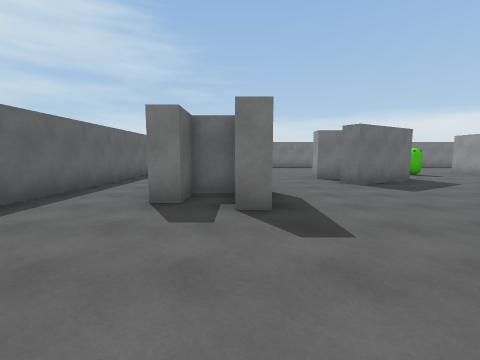
[1] (above)

21 first-person views from a walk through a Unity game level. The camera is 1.5 m above the floor, tilts 6° down and sees 90° across. The floor is counted in squares, 2 m on a side. Each view is taken from the middle of a square. On the plan, view 1 faces up. The plan holds only what a view shows up to about 9 squares ahead; the rest is blank. The place goes on beyond the plan.

[2]
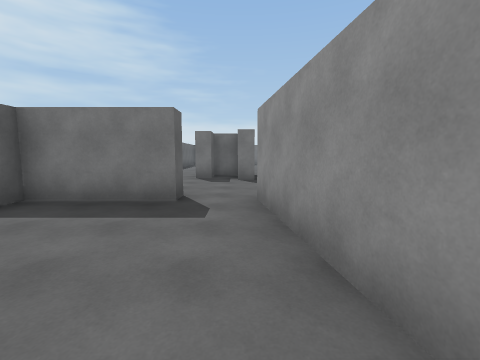

[3]
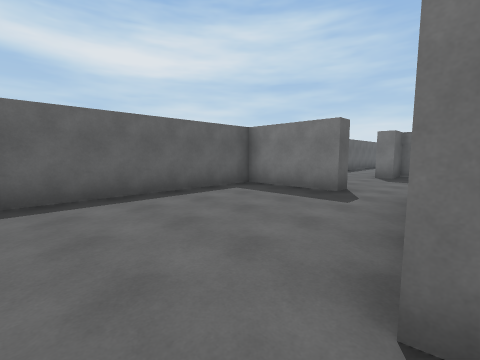

[4]
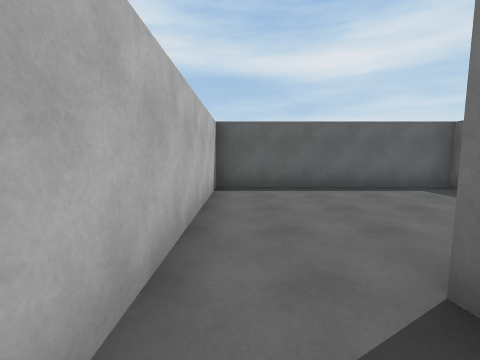

[5]
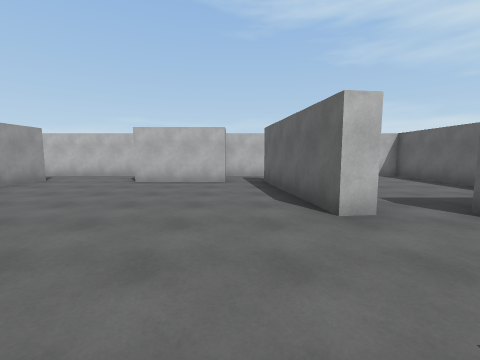

[6]
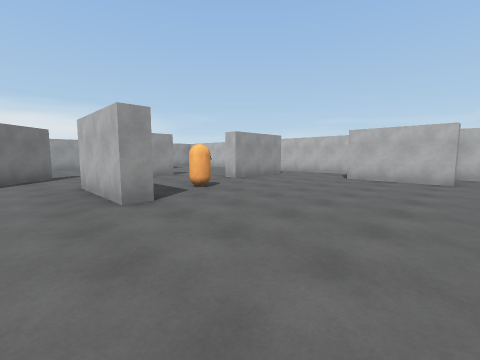

[7]
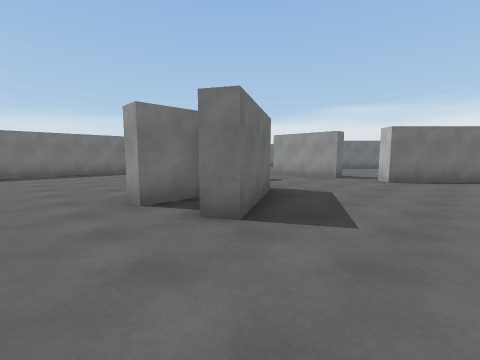

[8]
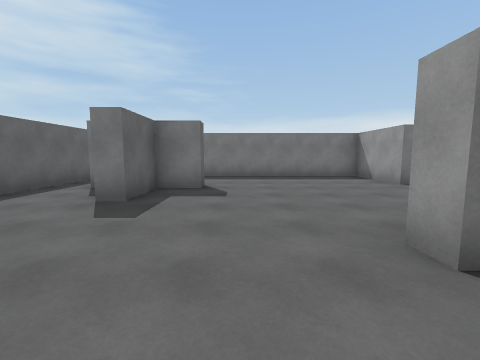

[9]
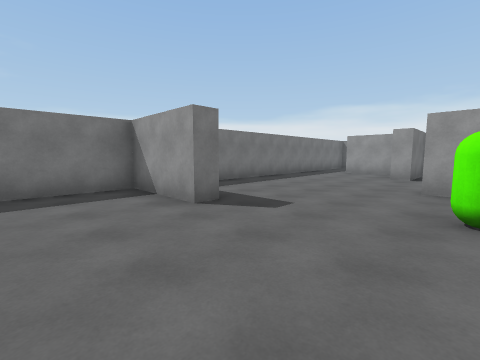

[10]
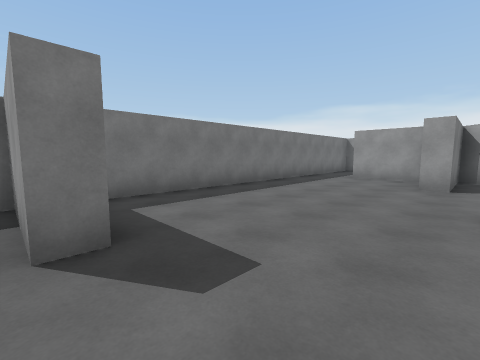

[11]
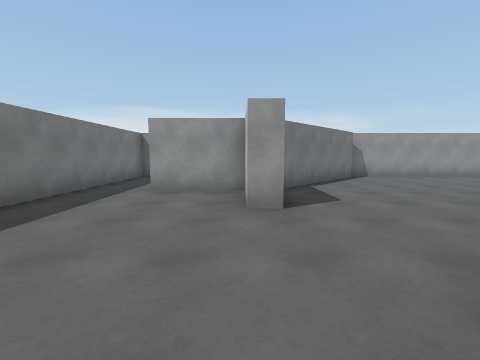

[12]
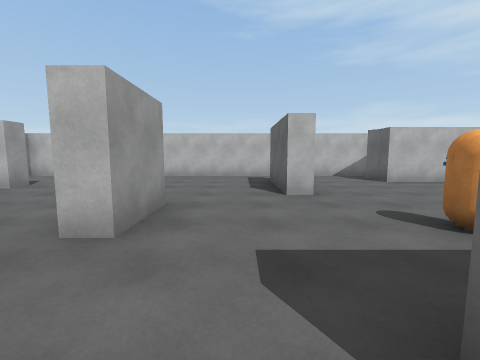

[13]
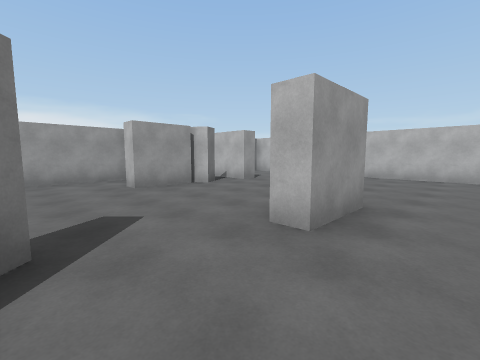

[14]
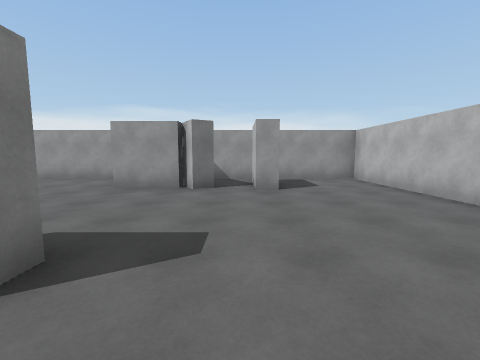

[15]
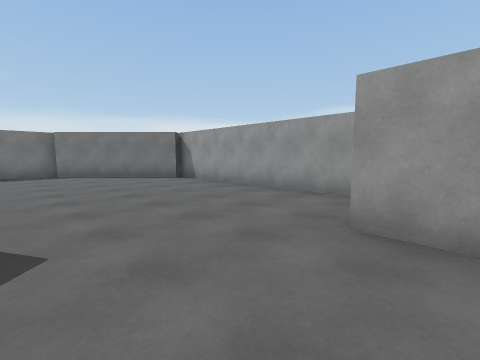

[16]
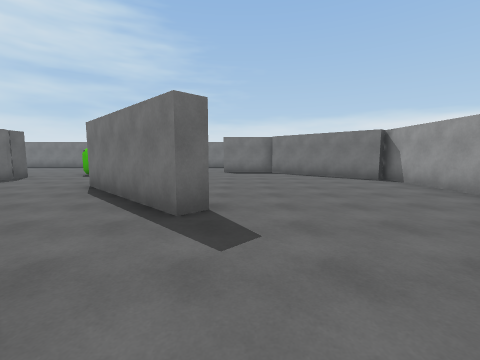

[17]
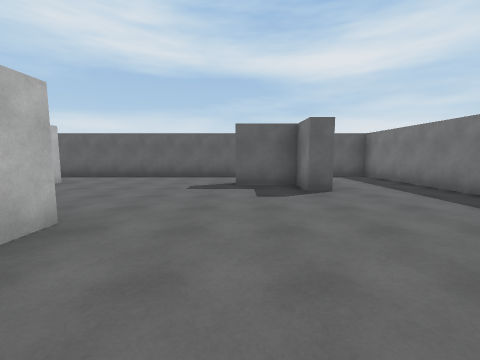

[18]
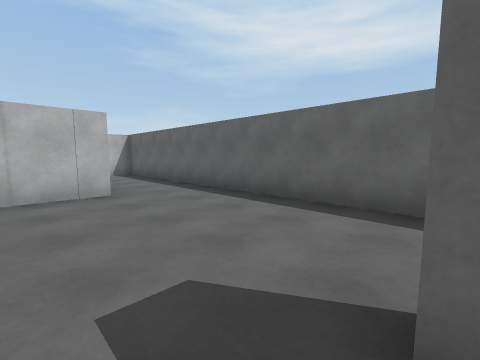

[19]
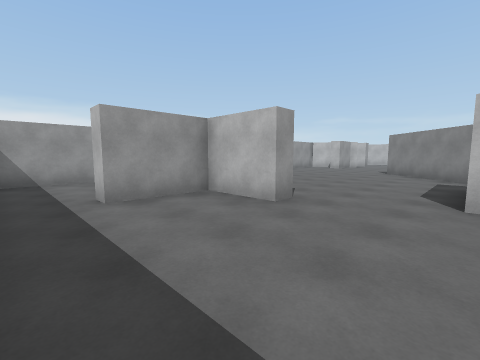

[20]
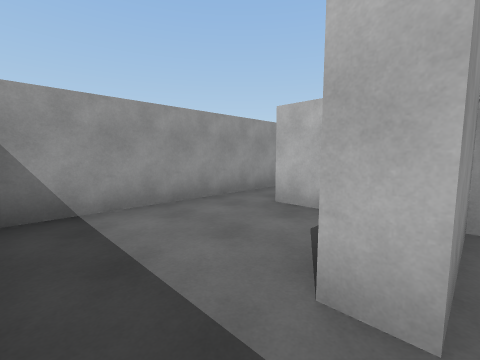

[21]
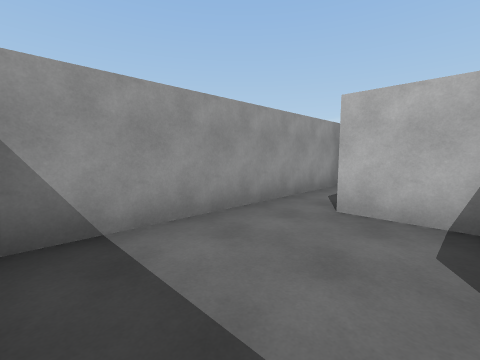

### Floor plan
Points are (right, up) in squares from view 1. A wall is a line through its corners. A room is listed if a view was taken in it or the views show most of it. See-through windows are left out.
Room 1 (views 1, 2, 3)
walls: (0.7, -3.4) (0.3, 0.1); (-1, 0.5) (-1, -0.1) (-3.5, -0.1) (-3.5, -5.5) (1.5, -5.5)
ways out: opening at (-0.5, 0) to room 2; opening at (1, -4.5) to room 2
Room 2 (views 4, 5, 6, 7, 8, 9, 10, 11, 12, 13, 14, 15, 16, 17, 18, 19, 20, 21)
walls: (9.1, 5.7) (11.3, 3.5); (9.1, 7.2) (8.6, 7.2) (8.6, 9.8); (5.7, 2.1) (5.7, 2.7) (8.2, 2.7); (4.9, 8) (4.9, 7.5) (5.1, 7.2) (2.9, 5.9) (2.6, 6.4); (3.5, 7.5) (2.4, 7.5) (2.4, 8) (3.1, 8); (11.6, 3.3) (11.2, 2.9) (8.4, 5.7) (8.8, 6.1); (0.5, 3.2) (-0.1, 3.2); (10.8, -0.6) (10.1, -0.6) (10.1, 0.9) (10.8, 0.9); (0, 4.7) (-0.9, 4.7); (5.6, 12.1) (5.1, 12.1) (5.1, 14.4) (-3.5, 14.4) (-3.5, 0.8); (-0.9, 3.7) (-1.5, 3.7); (0.3, 0.1) (0.8, 0.1) (1.3, -3.8); (-1.5, 5.2) (0.1, 5.2); (7.6, -4) (7.6, -1.4) (8.2, -1.4) (8.2, -3.8); (13.9, 10.9) (15.4, 10.9); (16.2, 7.2) (13.3, 10) (13.7, 10.4) (11.3, 10.4) (11.3, 10.9) (13, 10.9) (13, 12.9) (13.6, 12.9); (0.1, 12) (0.1, 11.4) (-0.9, 11.4) (-0.9, 9.9) (-1.4, 9.9); (14.5, -1.5) (14.2, -1) (14.8, -0.6) (14.5, -0.6) (14.5, 0.9) (15, 0.9); (2.4, -4.1) (2.4, -3.6) (4.9, -3.6) (4.9, -4.2) (5.1, -4.6); (16.4, 0.2) (16.4, 7.5); (14.2, -2.9) (14.2, -2.3) (15.6, -2.3); (4.5, -5.5) (16.4, -5.5) (16.4, -1.1); (-3.2, 0.4) (-2.8, 0.4); (16.4, 11.5) (16.4, 14.4) (6.2, 14.4); (1.5, -5.5) (2.5, -5.5)
ways out: opening at (-0.5, 0) to room 1; opening at (1, -4.5) to room 1; opening at (16, 12) to room 3
objects: other object (7, 1); other object (7, 9)
Room 3 (no view inside)
walls: (16.4, 8.1) (16.4, 11.5)
ways out: opening at (16, 12) to room 2

Positions as (right, up) in squares from view 1, and headings:
1: (0, 0), facing up
2: (0, -4), facing up
3: (1, -5), facing up-left
4: (2, -5), facing left
5: (2, 3), facing down
6: (2, 4), facing down-right
7: (1, 4), facing up-right
8: (1, 6), facing up
9: (3, 9), facing up-right
10: (5, 10), facing up-right
11: (8, 11), facing right
12: (9, 3), facing down
13: (9, 3), facing down-right
14: (9, -2), facing right
15: (12, 0), facing up-right
16: (12, 0), facing up
17: (5, 10), facing left
18: (0, 10), facing down-left
19: (9, 14), facing down-right
20: (13, 14), facing down-right
21: (14, 14), facing down-right
